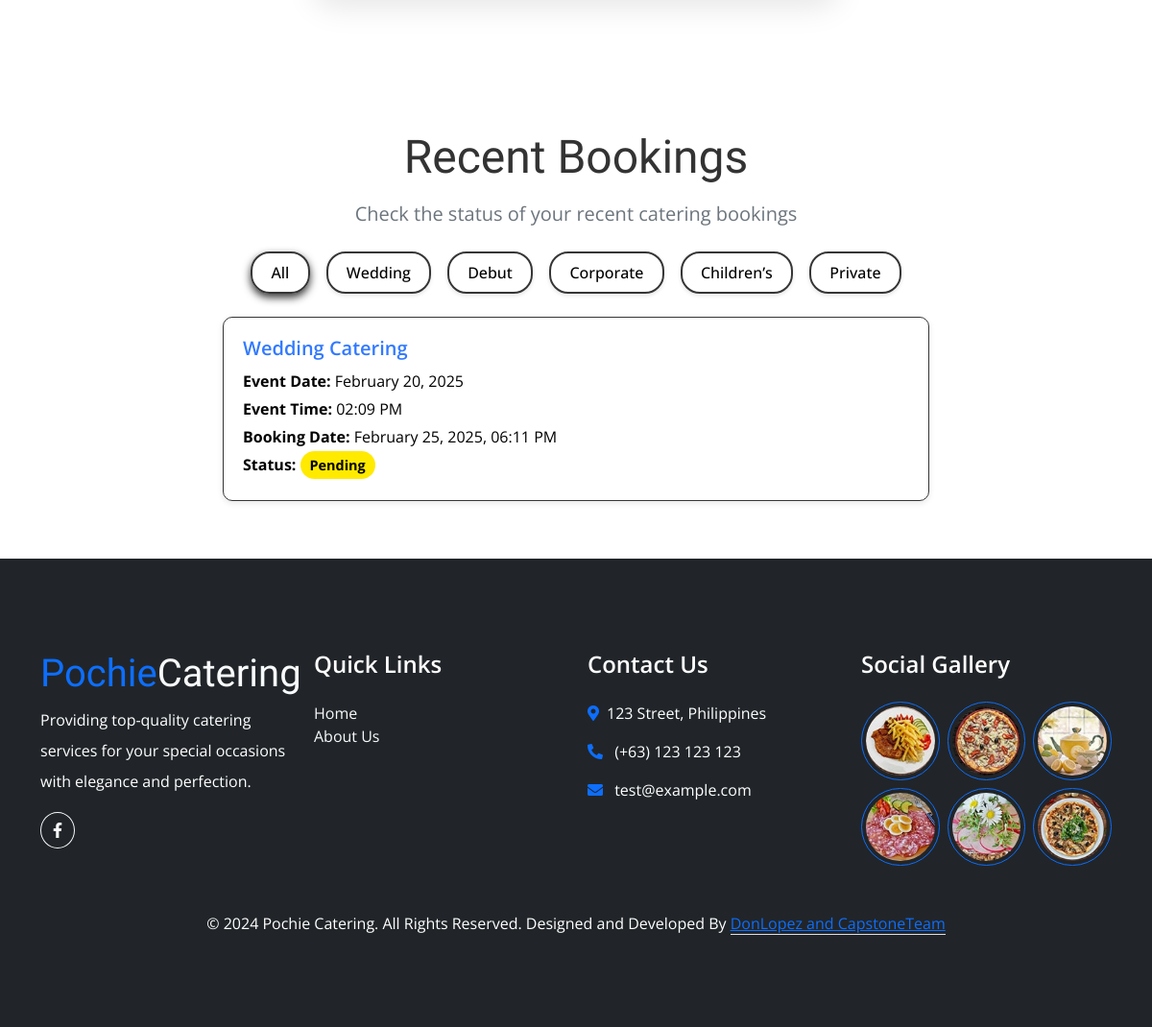
The app's page /profile.php (signed in, lower part), older data.
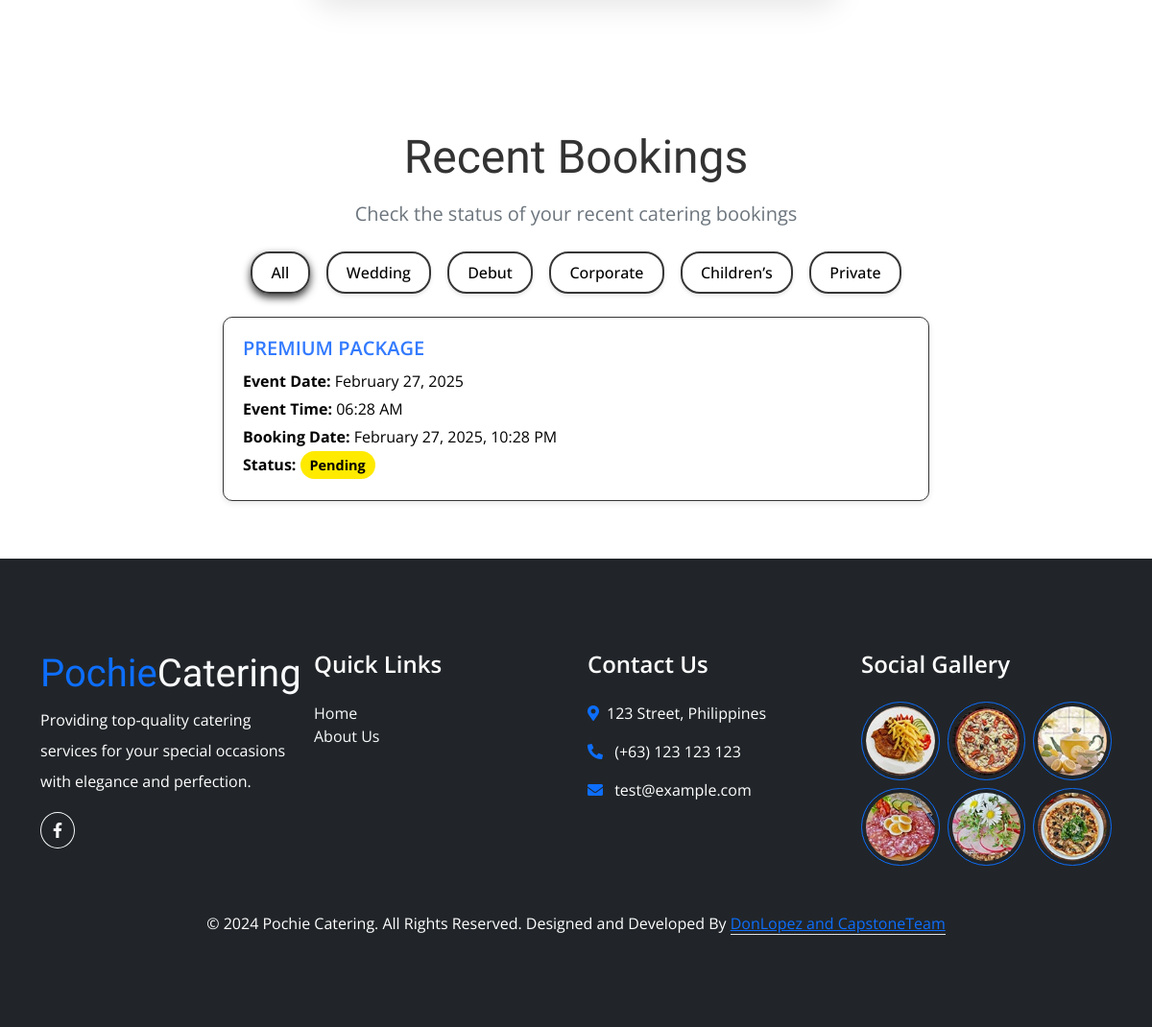
The same page, newer data.
### tables this page shows
CREATE TABLE `event_bookings` (
  `booking_id` int(11) NOT NULL,
  `user_id` int(11) NOT NULL,
  `package_id` int(11) NOT NULL,
  `location` varchar(255) NOT NULL,
  `event_type` varchar(100) NOT NULL,
  `event_date` date NOT NULL,
  `event_time` time NOT NULL,
  `setup_time` time NOT NULL,
  `number_of_guests` int(11) NOT NULL,
  `total_amount` decimal(10,2) NOT NULL,
  `payment_status` varchar(50) DEFAULT 'pending',
  `booking_status` varchar(50) DEFAULT 'pending',
  `additional_requests` text DEFAULT NULL,
  `special_requirements` text DEFAULT NULL,
  `created_at` timestamp NOT NULL DEFAULT current_timestamp(),
  `updated_at` timestamp NOT NULL DEFAULT current_timestamp() ON UPDATE current_timestamp()
);

### profile.php (the view, shortened to what this page needs)
<?php
require_once 'db.php';
try {
    $bookingStmt = $db->prepare("
        SELECT eb.booking_id, eb.package_id, eb.event_type, eb.event_date, eb.event_time, eb.booking_status, eb.created_at, cp.category
        FROM event_bookings eb
        LEFT JOIN catering_packages cp ON eb.package_id = cp.package_id
        WHERE eb.user_id = :user_id
        ORDER BY eb.created_at DESC
    ");
    $bookingStmt->bindParam(':user_id', $_SESSION['user_id'], PDO::PARAM_INT);
    $bookingStmt->execute();
    $allBookings = $bookingStmt->fetchAll(PDO::FETCH_ASSOC);
} catch (PDOException $e) {
    die("Error fetching data: " . $e->getMessage());
}
?>
<!DOCTYPE html>
<html lang="en">
<head>
    <link rel="stylesheet" href="https://use.fontawesome.com/releases/v5.15.4/css/all.css" />
    <link href="https://cdn.jsdelivr.net/npm/bootstrap-icons@1.4.1/font/bootstrap-icons.css" rel="stylesheet">
    <link href="lib/animate/animate.min.css" rel="stylesheet">
    <link href="lib/lightbox/css/lightbox.min.css" rel="stylesheet">
    <link href="lib/owlcarousel/owl.carousel.min.css" rel="stylesheet">
    <link href="https://cdn.jsdelivr.net/npm/bootstrap@5.0.0/dist/css/bootstrap.min.css" rel="stylesheet">
    <link href="css/style.css" rel="stylesheet">
    <link href="css/themes.css" rel="stylesheet">
    <link href="css/profile.css" rel="stylesheet">
    <link href="css/booking.css" rel="stylesheet">
</head>
<body class="light-theme">
    <div class="container-fluid profile-container py-6 wow fadeInUp" data-wow-delay="0.1s">
    </div>
    <div class="container-fluid bookings-section wow fadeInUp" data-wow-delay="0.3s">
        <div class="container">
            <div class="text-center mb-4">
                <h2 class="display-5 mb-3" style="font-family: 'Playball', cursive;">Recent Bookings</h2>
                <p class="fs-5 text-muted">Check the status of your recent catering bookings</p>
            </div>
            <div class="text-center mb-4">
                <button class="btn filter-btn me-2" data-filter="all">All</button>
                <button class="btn filter-btn me-2" data-filter="Wedding Catering">Wedding</button>
                <button class="btn filter-btn me-2" data-filter="Debut Catering">Debut</button>
                <button class="btn filter-btn me-2" data-filter="Corporate Catering">Corporate</button>
                <button class="btn filter-btn me-2" data-filter="Childrens Party Catering">Children’s</button>
                <button class="btn filter-btn" data-filter="Private Catering">Private</button>
            </div>
            <div class="row justify-content-center">
                <div class="col-12 col-md-8 col-lg-8">
                    <div id="bookings-container">
                        <?php if (empty($allBookings)): ?>
                            <p class="text-center text-muted">No recent bookings found.</p>
                        <?php else: ?>
                            <?php foreach ($allBookings as $booking): ?>
                                <div class="booking-card <?php echo htmlspecialchars(str_replace(' ', '-', strtolower($booking['category']))); ?>" data-type="<?php echo htmlspecialchars($booking['category']); ?>">
                                    <h5><?php echo htmlspecialchars($booking['event_type']); ?></h5>
                                    <p><strong>Event Date:</strong> <?php echo date('F j, Y', strtotime($booking['event_date'])); ?></p>
                                    <p><strong>Event Time:</strong> <?php echo date('h:i A', strtotime($booking['event_time'])); ?></p>
                                    <p><strong>Booking Date:</strong> <?php echo date('F j, Y, h:i A', strtotime($booking['created_at'])); ?></p>
                                    <p>
                                        <strong>Status:</strong>
                                        <span class="status <?php
                                            echo $booking['booking_status'] === 'approved' ? 'status-approved' :
                                                ($booking['booking_status'] === 'pending' ? 'status-pending' : 'status-rejected'); ?>">
                                            <?php echo ucfirst(htmlspecialchars($booking['booking_status'])); ?>
                                        </span>
                                    </p>
                                </div>
                            <?php endforeach; ?>
                        <?php endif; ?>
                    </div>
                </div>
            </div>
        </div>
    </div>
    <?php include 'layout/footer.php'; ?>
</body>
</html>

### layout/footer.php
<div class="container-fluid footer py-6 bg-dark text-white wow fadeInUp" data-wow-delay="0.1s">
    <div class="container">
        <div class="row g-4">
            <div class="col-lg-3 col-md-6">
                <h1 class="text-primary">Pochie<span class="text-light">Catering</span></h1>
                <p class="lh-lg">Providing top-quality catering services for your special occasions with elegance and perfection.</p>
                <div class="flex">
                    <a class="btn btn-outline-light rounded-circle me-2" href="https://www.facebook.com/yourpage"><i class="fab fa-facebook-f"></i></a>
                </div>
            </div>
            <div class="col-lg-3 col-md-6">
                <h4 class="mb-4">Quick Links</h4>
                <ul class="list-unstyled">
                    <li><a class="text-light text-decoration-none" href="../index.php">Home</a></li>
                    <li><a class="text-light text-decoration-none" href="../about.php">About Us</a></li>
                </ul>
            </div>
            <div class="col-lg-3 col-md-6">
                <h4 class="mb-4">Contact Us</h4>
                <p><i class="fa fa-map-marker-alt text-primary me-2"></i>123 Street, Philippines</p>
                <p><i class="fa fa-phone-alt text-primary me-2"></i> (+63) 123 123 123</p>
                <p><i class="fas fa-envelope text-primary me-2"></i> test@example.com</p>
            </div>
            <div class="col-lg-3 col-md-6">
                <h4 class="mb-4">Social Gallery</h4>
                <div class="row g-2">
                    <div class="col-4"><img src="../img/menu-01.jpg" class="img-fluid rounded-circle border border-primary p-1" alt=""></div>
                    <div class="col-4"><img src="../img/menu-02.jpg" class="img-fluid rounded-circle border border-primary p-1" alt=""></div>
                    <div class="col-4"><img src="../img/menu-03.jpg" class="img-fluid rounded-circle border border-primary p-1" alt=""></div>
                    <div class="col-4"><img src="../img/menu-04.jpg" class="img-fluid rounded-circle border border-primary p-1" alt=""></div>
                    <div class="col-4"><img src="../img/menu-05.jpg" class="img-fluid rounded-circle border border-primary p-1" alt=""></div>
                    <div class="col-4"><img src="../img/menu-06.jpg" class="img-fluid rounded-circle border border-primary p-1" alt=""></div>
                </div>
            </div>
        </div>
        <div class="text-center mt-5">
            <p class="mb-0">&copy; 2024 Pochie Catering. All Rights Reserved. Designed and Developed By <a class="text-primary border-bottom" href="https://www.example.com">DonLopez and CapstoneTeam</a></p>
        </div>
    </div>
</div>

### css/style.css (style rules this page uses)
body { font-family: 'Open Sans', sans-serif; background-color: #f8f9fa; }
h1, h2, h3, .h1, .h2, .h3 { font-weight: 400 !important; font-family: 'Playball', cursive !important; }
h4, h5, h6, .h4, .h5, .h6 { font-weight: 600 !important; font-family: 'Open Sans', sans-serif !important; }
.py-6 { padding-top: 6rem; padding-bottom: 6rem; }
.wow, .animated { animation-duration: 2s !important; }
.btn { font-weight: 600; transition: .5s; }

### css/themes.css (style rules this page uses)
:root { --light-bg: #ffffff; --light-text: #333333; --light-primary: #0d6efd; --light-secondary: #6c757d; --light-nav: rgba(255, 255, 255, 0.95); --light-card: rgba(255, 255, 255, 0.1); --light-border: rgba(255, 255, 255, 0.2); --dark-bg: #1a1a1a; --dark-text: #ffffff; --dark-primary: #3d8bfd; --dark-secondary: #adb5bd; --dark-nav: rgba(26, 26, 26, 0.95); --dark-card: rgba(255, 255, 255, 0.05); --dark-border: rgba(255, 255, 255, 0.1); }
body { transition: background-color 0.3s ease, color 0.3s ease; }
body.light-theme { background-color: var(--light-bg); color: var(--light-text); }
.light-theme .text-primary { color: var(--light-primary) !important; }

### css/booking.css (style rules this page uses)
.bookings-section { padding: 40px 0; background: transparent; }
.light-theme .bookings-section { background: transparent; }
.booking-card { background: #fff; border-radius: 10px; box-shadow: 0 2px 6px rgba(0, 0, 0, 0.1); padding: 20px; margin-bottom: 20px; transition: transform 0.3s ease; }
.light-theme .booking-card { background: #fff; border: 1px solid #363636; color: #000; }
.booking-card .status { font-weight: bold; padding: 5px 10px; border-radius: 20px; font-size: 0.9rem; }
.status-pending { background-color: #ffea00; color: #000; }
.light-theme .status-pending { background-color: #ffea00; color: #000; }
.booking-card h5 { font-family: 'Playball', cursive; margin-bottom: 10px; }
.light-theme .booking-card h5 { color: #327aff; }
.booking-card p { margin: 5px 0; }
.light-theme .booking-card p { color: #000; }
.filter-btn { background-color: transparent; border: 2px solid #363636; color: #000; padding: 0.5rem 1.2rem; border-radius: 20px; transition: all 0.3s ease; font-weight: 500; margin: 0 5px; box-shadow: 0 2px 4px rgba(0, 0, 0, 0.1); }
.light-theme .filter-btn { border-color: #363636; color: #000; background: transparent; }
.light-theme .filter-btn:hover, .light-theme .filter-btn.active { background-color: #363636; color: #fff; border-color: #363636; box-shadow: 0 4px 8px #363636; }
.light-theme .filter-btn[data-filter="all"] { border-color: #363636; color: #000; background: transparent; }

Row changes from the older to the newer data that the page shows:
removed event_bookings: event_type "Wedding Catering", event_date "February 20, 2025", event_time "02:09 PM", created_at "February 25, 2025, 06:11 PM", booking_status "Pending"
added event_bookings: event_type "PREMIUM PACKAGE", event_date "February 27, 2025", event_time "06:28 AM", created_at "February 27, 2025, 10:28 PM", booking_status "Pending"
